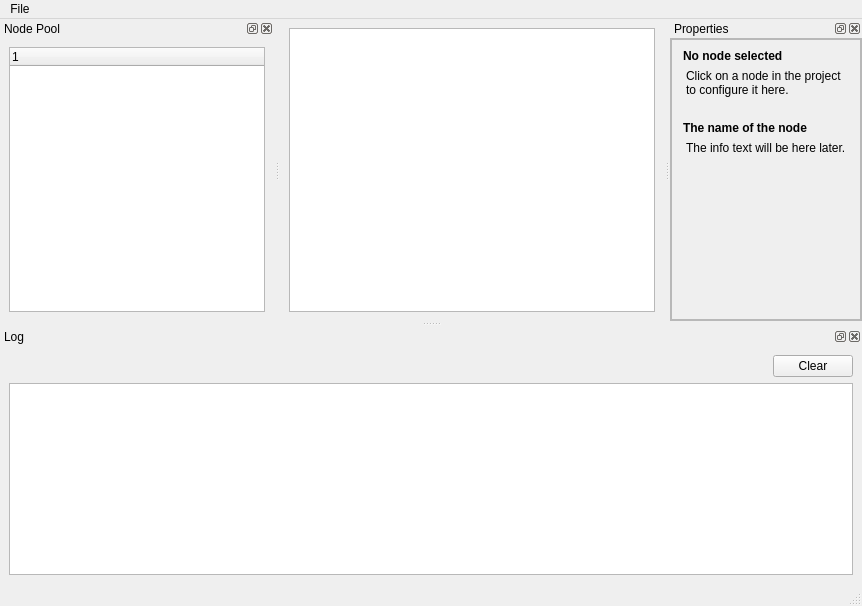
<?xml version="1.0" encoding="UTF-8"?>
<ui version="4.0">
 <class>MainWindow</class>
 <widget class="QMainWindow" name="MainWindow">
  <property name="geometry">
   <rect>
    <x>0</x>
    <y>0</y>
    <width>862</width>
    <height>606</height>
   </rect>
  </property>
  <property name="windowTitle">
   <string>MainWindow</string>
  </property>
  <widget class="QWidget" name="centralwidget">
   <layout class="QHBoxLayout" name="horizontalLayout">
    <item>
     <widget class="GraphView" name="graphicsView"/>
    </item>
   </layout>
  </widget>
  <widget class="QMenuBar" name="menubar">
   <property name="geometry">
    <rect>
     <x>0</x>
     <y>0</y>
     <width>862</width>
     <height>22</height>
    </rect>
   </property>
   <widget class="QMenu" name="menuFile">
    <property name="title">
     <string>File</string>
    </property>
    <addaction name="actionNew"/>
    <addaction name="actionSave_As"/>
    <addaction name="actionSave"/>
    <addaction name="actionOpen"/>
    <addaction name="actionQuit"/>
   </widget>
   <addaction name="menuFile"/>
  </widget>
  <widget class="QStatusBar" name="statusbar"/>
  <widget class="QDockWidget" name="addNodeWidget">
   <property name="windowTitle">
    <string>Node Pool</string>
   </property>
   <attribute name="dockWidgetArea">
    <number>1</number>
   </attribute>
   <widget class="QWidget" name="dockWidgetContents_2">
    <layout class="QHBoxLayout" name="horizontalLayout_2">
     <item>
      <widget class="NodeTree" name="treeWidget">
       <column>
        <property name="text">
         <string notr="true">1</string>
        </property>
       </column>
      </widget>
     </item>
    </layout>
   </widget>
  </widget>
  <widget class="QDockWidget" name="attributeDockWidget">
   <property name="toolTip">
    <string>Configure the active node here</string>
   </property>
   <property name="statusTip">
    <string>Here you can configure the selected node.</string>
   </property>
   <property name="floating">
    <bool>false</bool>
   </property>
   <property name="features">
    <set>QDockWidget::AllDockWidgetFeatures</set>
   </property>
   <property name="allowedAreas">
    <set>Qt::AllDockWidgetAreas</set>
   </property>
   <property name="windowTitle">
    <string>Properties</string>
   </property>
   <attribute name="dockWidgetArea">
    <number>2</number>
   </attribute>
   <widget class="QWidget" name="dockWidgetContents">
    <layout class="QVBoxLayout" name="verticalLayout_4">
     <property name="margin">
      <number>0</number>
     </property>
     <item>
      <widget class="QFrame" name="frame">
       <property name="frameShape">
        <enum>QFrame::StyledPanel</enum>
       </property>
       <property name="frameShadow">
        <enum>QFrame::Raised</enum>
       </property>
       <layout class="QVBoxLayout" name="verticalLayout_3">
        <property name="margin">
         <number>0</number>
        </property>
        <item>
         <widget class="QScrollArea" name="settingsScrollArea">
          <property name="minimumSize">
           <size>
            <width>190</width>
            <height>0</height>
           </size>
          </property>
          <property name="verticalScrollBarPolicy">
           <enum>Qt::ScrollBarAsNeeded</enum>
          </property>
          <property name="horizontalScrollBarPolicy">
           <enum>Qt::ScrollBarAsNeeded</enum>
          </property>
          <property name="widgetResizable">
           <bool>true</bool>
          </property>
          <widget class="QWidget" name="settingsScrollAreaWidgetContents">
           <property name="geometry">
            <rect>
             <x>0</x>
             <y>0</y>
             <width>224</width>
             <height>349</height>
            </rect>
           </property>
           <layout class="QVBoxLayout" name="verticalLayout_5">
            <property name="margin">
             <number>0</number>
            </property>
            <item>
             <widget class="QFrame" name="noNodeSelectedHint">
              <property name="frameShape">
               <enum>QFrame::NoFrame</enum>
              </property>
              <property name="frameShadow">
               <enum>QFrame::Raised</enum>
              </property>
              <layout class="QVBoxLayout" name="verticalLayout_6">
               <item>
                <widget class="QLabel" name="noNodeSelectedHintHead">
                 <property name="enabled">
                  <bool>true</bool>
                 </property>
                 <property name="font">
                  <font>
                   <weight>75</weight>
                   <bold>true</bold>
                  </font>
                 </property>
                 <property name="text">
                  <string>No node selected</string>
                 </property>
                 <property name="wordWrap">
                  <bool>true</bool>
                 </property>
                 <property name="indent">
                  <number>2</number>
                 </property>
                </widget>
               </item>
               <item>
                <widget class="QLabel" name="noNodeSelectedHintText">
                 <property name="enabled">
                  <bool>true</bool>
                 </property>
                 <property name="text">
                  <string>Click on a node in the project to configure it here.</string>
                 </property>
                 <property name="wordWrap">
                  <bool>true</bool>
                 </property>
                 <property name="indent">
                  <number>5</number>
                 </property>
                </widget>
               </item>
              </layout>
             </widget>
            </item>
            <item>
             <widget class="QFrame" name="nodePropertyHead">
              <property name="frameShape">
               <enum>QFrame::NoFrame</enum>
              </property>
              <property name="frameShadow">
               <enum>QFrame::Raised</enum>
              </property>
              <layout class="QVBoxLayout" name="verticalLayout_7">
               <item>
                <widget class="QLabel" name="nodeName">
                 <property name="enabled">
                  <bool>true</bool>
                 </property>
                 <property name="font">
                  <font>
                   <weight>75</weight>
                   <bold>true</bold>
                  </font>
                 </property>
                 <property name="text">
                  <string notr="true">The name of the node</string>
                 </property>
                 <property name="wordWrap">
                  <bool>true</bool>
                 </property>
                 <property name="indent">
                  <number>2</number>
                 </property>
                </widget>
               </item>
               <item>
                <widget class="QLabel" name="nodeInfoText">
                 <property name="enabled">
                  <bool>true</bool>
                 </property>
                 <property name="text">
                  <string notr="true">The info text will be here later.</string>
                 </property>
                 <property name="wordWrap">
                  <bool>true</bool>
                 </property>
                 <property name="indent">
                  <number>5</number>
                 </property>
                </widget>
               </item>
              </layout>
             </widget>
            </item>
            <item>
             <widget class="QFrame" name="settingFrame">
              <property name="minimumSize">
               <size>
                <width>0</width>
                <height>0</height>
               </size>
              </property>
              <property name="frameShape">
               <enum>QFrame::NoFrame</enum>
              </property>
              <property name="frameShadow">
               <enum>QFrame::Raised</enum>
              </property>
              <layout class="QVBoxLayout" name="verticalLayout">
               <property name="margin">
                <number>0</number>
               </property>
              </layout>
             </widget>
            </item>
            <item>
             <spacer name="verticalSpacer">
              <property name="orientation">
               <enum>Qt::Vertical</enum>
              </property>
              <property name="sizeHint" stdset="0">
               <size>
                <width>20</width>
                <height>0</height>
               </size>
              </property>
             </spacer>
            </item>
           </layout>
          </widget>
         </widget>
        </item>
       </layout>
      </widget>
     </item>
    </layout>
   </widget>
  </widget>
  <widget class="QDockWidget" name="lockWIdget">
   <property name="windowTitle">
    <string>Log</string>
   </property>
   <attribute name="dockWidgetArea">
    <number>8</number>
   </attribute>
   <widget class="QWidget" name="dockWidgetContents_3">
    <layout class="QVBoxLayout" name="verticalLayout_2">
     <item>
      <layout class="QHBoxLayout" name="horizontalLayout_3">
       <item>
        <spacer name="horizontalSpacer">
         <property name="orientation">
          <enum>Qt::Horizontal</enum>
         </property>
         <property name="sizeHint" stdset="0">
          <size>
           <width>40</width>
           <height>20</height>
          </size>
         </property>
        </spacer>
       </item>
       <item>
        <widget class="QPushButton" name="pushButton">
         <property name="text">
          <string>Clear</string>
         </property>
        </widget>
       </item>
      </layout>
     </item>
     <item>
      <widget class="QTextEdit" name="textEdit"/>
     </item>
    </layout>
   </widget>
  </widget>
  <action name="actionNew">
   <property name="text">
    <string>New</string>
   </property>
  </action>
  <action name="actionSave_As">
   <property name="text">
    <string>Save As ...</string>
   </property>
  </action>
  <action name="actionSave">
   <property name="text">
    <string>Save</string>
   </property>
  </action>
  <action name="actionOpen">
   <property name="text">
    <string>Open ...</string>
   </property>
  </action>
  <action name="actionQuit">
   <property name="text">
    <string>Quit</string>
   </property>
  </action>
 </widget>
 <customwidgets>
  <customwidget>
   <class>GraphView</class>
   <extends>QGraphicsView</extends>
   <header>View/graphview.h</header>
  </customwidget>
  <customwidget>
   <class>NodeTree</class>
   <extends>QTreeWidget</extends>
   <header>View/nodetree.h</header>
  </customwidget>
 </customwidgets>
 <resources/>
 <connections>
  <connection>
   <sender>pushButton</sender>
   <signal>clicked()</signal>
   <receiver>textEdit</receiver>
   <slot>clear()</slot>
   <hints>
    <hint type="sourcelabel">
     <x>821</x>
     <y>459</y>
    </hint>
    <hint type="destinationlabel">
     <x>804</x>
     <y>508</y>
    </hint>
   </hints>
  </connection>
 </connections>
</ui>
